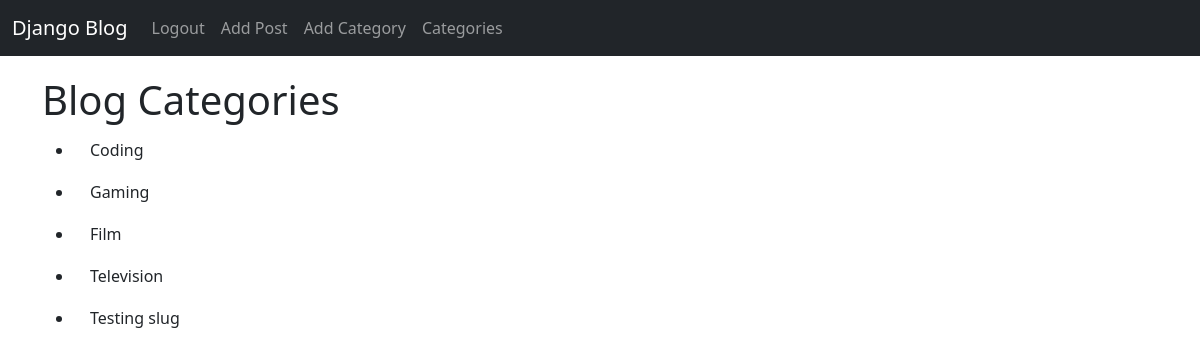
/category-list/ (signed in), run on the app's committed database.
### blog_files/models.py (models this page shows, shortened)
class Category(models.Model):
    name = models.CharField(max_length=255)
    def __str__(self):
        return self.name

### blog_files/views.py (the view)
# urls.py: path('category-list/', CategoryListView, name='category-list'),
def CategoryListView(request):
    category_menu_list = Category.objects.all()
    return render(request, 'categories_list.html', {'category_menu_list':category_menu_list})

### blog_files/templates/categories_list.html (shortened to what this page needs)
{% extends 'base.html' %}
{% block content %}
<h1>Blog Categories</h1>
    <ul>
    {% for category in category_menu_list %}
        <li><a class="dropdown-item" href="{% url 'category' category|slugify %}">{{ category|capfirst }}</a></li>
    {% endfor %}
    </ul>
{% endblock %}

### blog_files/static/css/mainstyle.css (style rules this page uses)
.container li { margin-top: 10px; }

### data on the page
Category: name "Coding"
Category: name "Gaming"
Category: name "Film"
Category: name "Television"
Category: name "Testing slug"
